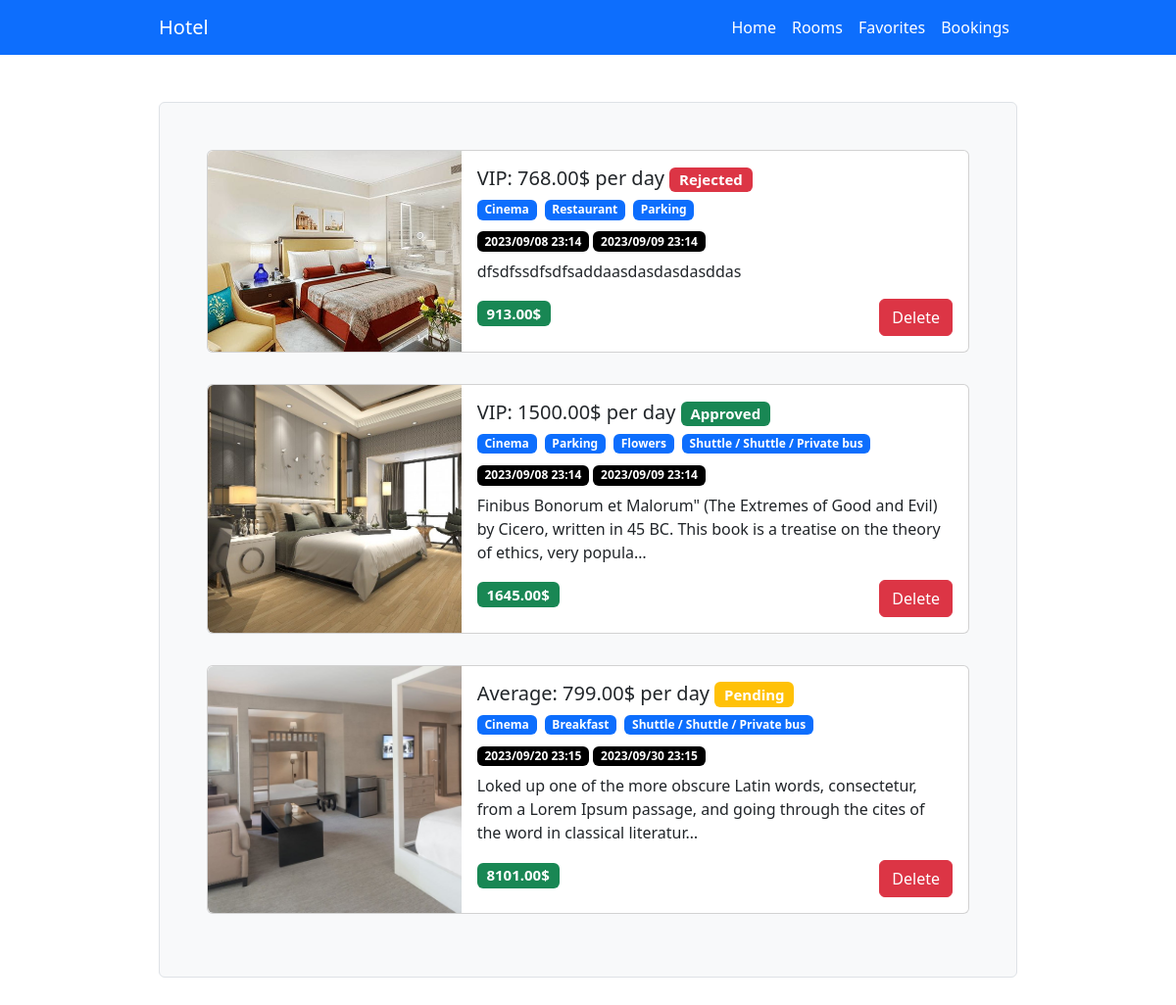
/rooms/bookings/, run on the app's committed database.
### client/models.py (models this page shows, shortened)
class Booking(models.Model):
    APPROVE_CHOICES = (
        (0, "Pending"),
        (1, "Approved"),
        (2, "Rejected"),
    )
    client = models.ForeignKey(
        Client, on_delete=models.CASCADE, related_name="bookings")
    room = models.OneToOneField(
        Room, on_delete=models.CASCADE, related_name="booking")
    services = models.ManyToManyField(Service,
                                      blank=True,
                                      related_name="bookings")
    start_book = models.DateTimeField(validators=[
        MinValueValidator(timezone.now,
                          _("Start date must be in the future")),])
    end_book = models.DateTimeField(validators=[
        MinValueValidator(timezone.now,
                          _("End date must be in the future")),])
    total_price = models.DecimalField(
        max_digits=19, decimal_places=2, default=0)
    approve_status = models.DecimalField(
        max_digits=1, decimal_places=0, choices=APPROVE_CHOICES, default=0)
    def get_absolute_url(self, url_name='booking'):
        return reverse(url_name, kwargs={'pk': self.pk})

class InitModelMixin():
    def save(self, *args, **kwargs):
        created = self.pk is None
        super().save(*args, **kwargs)
        if created:
            self.init_instance()
            super().save()

class Room(InitModelMixin, models.Model):
    ROOM_TYPES = (
        (1, "Average"),
        (2, "Comfort"),
        (3, "VIP"),
    )
    room_type = models.DecimalField(
        max_digits=1, decimal_places=0, choices=ROOM_TYPES, default=1)
    slug = models.SlugField(max_length=255, default="",
                            blank=True)
    price = models.DecimalField(max_digits=19, decimal_places=2)
    image = models.ImageField(
        upload_to="rooms/%Y/%m/%d/", default="defaults/default.png")
    description = models.TextField(blank=True, default="")
    is_hidden = models.BooleanField(blank=True, default=False)
    is_liked = models.BooleanField(blank=True, default=False)
    class Meta:
        constraints = [models.UniqueConstraint
                       (name='slug_unique',
                        fields=['slug',],
                        violation_error_message=_(
                            "Slug field must be unique!"))]
        ordering = '-pk',
    def __str__(self) -> str:
        return f"{self.get_room_type_display()}: {self.price}$ per day"

class Service(models.Model):
    title = models.CharField(max_length=255)
    description = models.TextField(blank=True, default="")
    price = models.DecimalField(max_digits=19, decimal_places=2)

### client/views.py (the view)
# urls.py: path('bookings/', ClientBookedView.as_view(), name='bookings'),
class ClientBookedView(ClientBaseMixin, BaseBookedView):
    template_name = 'client/client/bookings.html'

### client/templatetags/client_tags.py (called while the page is built)
@register.filter
def obj_url(obj, url_name=None):
    if url_name is None:
        return obj.get_absolute_url()
    return obj.get_absolute_url(url_name)

### client/views.py (called while the page is built)
    def get_context_data(self, **kwargs):
        context = super().get_context_data(**kwargs)
        context["menu"] = self.get_menu()
        return context

    def get_menu(self):
        return self.menu.copy()

    def get_menu(self):
        menu = super().get_menu()
        if Booking.objects.exists():
            menu.append({'name': 'bookings', 'label': 'Bookings'})
        return menu

### client/templates/client/client/bookings.html
{% extends 'client/base/bookings.html' %}
{% block booking %}
  {% include 'client/UI/vertical-booking.html' %}
{% endblock booking %}

### client/templates/client/base/bookings.html
{% extends 'client/base/list.html' %}
{% block item %}
  {% with book=item image=item.room.image %}
    {% block booking %}
    {% endblock booking %}
  {% endwith %}
{% endblock item %}

### client/templates/client/base/list.html
{% extends 'client/base/base.html' %}
{% block content %}
  {% if list %}
    <div class="d-flex flex-column gap-3">
      {% for item in list %}
        {% block item %}
        {% endblock item %}
      {% endfor %}
    </div>
    {% else %}
    <h1 class="text-center">Empty</h1>
  {% endif %}
{% endblock content %}

### client/templates/client/base/base.html (shortened to what this page needs)
<!DOCTYPE html>
<html lang="en">
  <head>
    <link href="https://cdn.jsdelivr.net/npm/bootstrap@5.3.1/dist/css/bootstrap.min.css"
          rel="stylesheet"
 />
  </head>
  <body>
    {% block nav %}
      {% include 'client/base/navbar.html' %}
    {% endblock nav %}
    <main class="py-5">
      <section class="container">
        <div class="p-3 p-sm-4 p-md-5 border rounded-2 bg-body-tertiary">
          {% block content %}
          {% endblock content %}
        </div>
      </section>
    </main>
  </body>
</html>

### client/templates/client/base/navbar.html (shortened to what this page needs)
<nav class="navbar navbar-expand-lg bg-primary navbar-dark">
  <div class="container">
    <a class="navbar-brand" href="{% url 'home' %}">Hotel</a>
    <div class="collapse navbar-collapse" id="navbarNavAltMarkup">
      <div class="navbar-nav ms-auto">
        {% for url in menu %}
          <a class="nav-link active" aria-current="page" href="{% url url.name %}">
            {{ url.label }}
          </a>
        {% endfor %}
      </div>
    </div>
  </div>
</nav>

### client/templates/client/UI/vertical-booking.html
{% extends 'client/UI/vertical-card.html' %}
{% load client_tags %}
{% block card_body %}
  <div>
    <h5 class="card-title">
      {{ book.room }}
      {% with book=book %}
        {% include 'client/UI/book-stats.html' %}
      {% endwith %}
    </h5>
    <div class="card-text mb-2">
      <div class="mb-2">
        {% with badges=book.services.all %}
          {% include 'client/UI/badges.html' %}
        {% endwith %}
      </div>
      <div class="mb-2">
        {% with start=book.start_book end=book.end_book %}
          {% include 'client/UI/book-date.html' %}
        {% endwith %}
      </div>
      <p>
        {{ book.room.description|truncatechars:150 }}
      </p>
    </div>
    <div class="d-flex justify-content-between align-items-center">
      <h5>
        <span class="badge bg-success">
          {{ book.total_price }}$
        </span>
      </h5>
      <div class="d-flex gap-2 flex-wrap">
        {% block actions %}
          {% with url=book|obj_url:'delete_booking' btn_title='Delete' classes='btn-danger' %}
            {% include 'client/forms/btn_form.html' %}
          {% endwith %}
        {% endblock actions %}
      </div>
    </div>
  </div>
{% endblock card_body %}

### client/templates/client/UI/vertical-card.html
<div class="card mb-3">
  <div class="row g-0">
    <div class="col-md-4">
      <img src="{{ image.url }}"
           class="img-fluid rounded-start h-100 w-100 object-fit-cover"
           alt="..." />
    </div>
    <div class="col-md-8">
      <div class="card-body">
        {% block card_body %}
        {% endblock card_body %}
      </div>
    </div>
  </div>
</div>

### client/templates/client/UI/book-stats.html
<span class="badge
             {% if book.approve_status == 1 %}
               bg-success
             {% elif book.approve_status == 2 %}
               bg-danger
             {% else %}
               bg-warning
             {% endif %}">
  {{ book.get_approve_status_display }}
</span>

### client/templates/client/UI/badges.html
<div class="d-flex gap-2 flex-wrap">
  {% for badge in badges %}
    <span class="badge {{ class|default:'bg-primary' }}">
      {{ badge.title }}
    </span>
  {% endfor %}
</div>

### client/templates/client/UI/book-date.html
<div>
  <span class="badge bg-black">
    {{ start|date:'Y/m/d H:i' }}
  </span>
  <span class="badge bg-black">
    {{ end|date:'Y/m/d H:i' }}
  </span>
</div>

### client/templates/client/forms/btn_form.html (shortened to what this page needs)
<form {% if url_name %}
        action="{% url url_name %}"
      {% else %}
        action="{{ url }}"
      {% endif %}
      method="post">
  {% block btn %}
    <button type="submit"
            class="btn text-capitalize {{ classes|default:'btn-primary' }}">
      {{ btn_title|default:'submit' }}
    {% endblock btn %}
  </button>
</form>

### client/templates/client/base/base.html (style rules this page uses)
.container { max-width: 900px; }

### data on the page
Booking: shows a picture, room "VIP: 768.00$ per day", approve_status "Rejected", start_book "2023/09/08 23:14", end_book "2023/09/09 23:14", room.description "dfsdfssdfsdfsaddaasdasdasdasddas", total_price "913.00", btn_title "Delete"
Service: title "Cinema"
Service: title "Restaurant"
Service: title "Parking"
Booking: shows a picture, room "VIP: 1500.00$ per day", approve_status "Approved", start_book "2023/09/08 23:14", end_book "2023/09/09 23:14", room.description "Finibus Bonorum et Malorum\" (The Extremes of Good and Evil) by Cicero, written in 45 BC. This book is a treatise on the theory of ethics, very popula…", total_price "1645.00", btn_title "Delete"
Service: title "Flowers"
Service: title "Shuttle / Shuttle / Private bus"
Booking: shows a picture, room "Average: 799.00$ per day", approve_status "Pending", start_book "2023/09/20 23:15", end_book "2023/09/30 23:15", room.description "Loked up one of the more obscure Latin words, consectetur, from a Lorem Ipsum passage, and going through the cites of the word in classical literatur…", total_price "8101.00", btn_title "Delete"
Service: title "Breakfast"

### other printed values
{{ url.label }} "Home" "Rooms" "Favorites" "Bookings"
